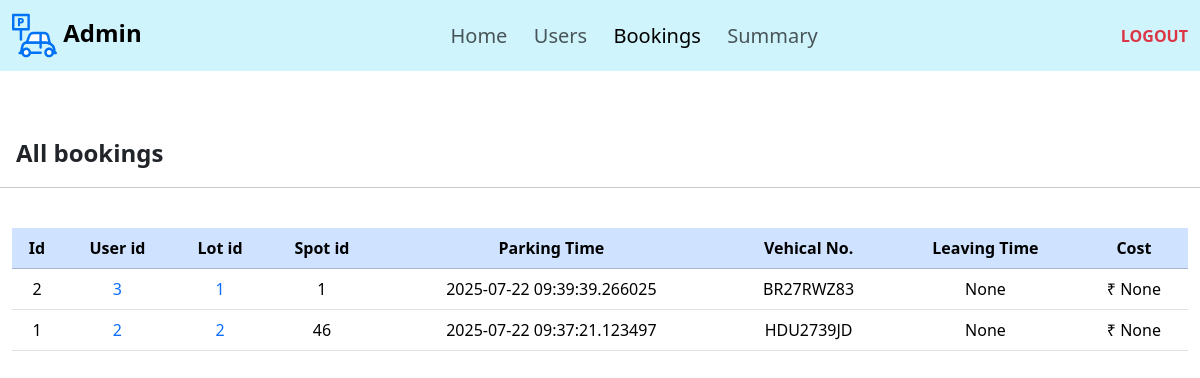
The page /bookings (signed in) on the database its author committed.
### application/models.py (models this page shows)
class Booking(db.Model):
    id = db.Column(db.Integer(), primary_key=True, autoincrement=True)
    user_id = db.Column(db.Integer(), db.ForeignKey('user.id'), nullable=False)
    lot_id = db.Column(db.Integer(), db.ForeignKey('parking_lot.id'), nullable=True)
    spot_id = db.Column(db.Integer(), db.ForeignKey('parking_spot.id'), nullable=True)
    parking = db.Column(db.DateTime(), nullable=False)
    leaving = db.Column(db.DateTime(), nullable=True)
    vehicle_no = db.Column(db.String(), nullable=False)
    cost = db.Column(db.Integer(), nullable= True)
    price = db.Column(db.Integer(),nullable=False)

### application/controllers.py (the view)
@app.route('/bookings', methods=["GET","POST"])
def bookings():
    if 'user' not in session:
        return redirect(url_for('login'))
    u=User.query.get(session['user'])
    if u.is_admin==True:
        b=reversed(Booking.query.order_by(Booking.parking).all())
        return render_template('bookings.html', bookings=b)
    return redirect(url_for('user'))

### templates/bookings.html (shortened to what this page needs)
{% extends 'template.jinja' %}
{% block body %}
    <nav class="navbar navbar-expand-lg bg-info-subtle">
    <div class="container-fluid">
        <a class="navbar-brand fs-4" href="/"><img src="/static/parking.svg" width="45" height="45"
                alt="ParkHere"><strong>&nbsp;Admin</strong></a>
        <div class="collapse navbar-collapse " id="navbarText">
            <ul class="navbar-nav m-auto mb-2 mb-lg-0">
                <li class="nav-item">
                    <a class="nav-link fs-5" aria-current="page" href="/admin">Home&nbsp;&nbsp;</a>
                </li>
                <li class="nav-item">
                    <a class="nav-link fs-5 " aria-current="page" href="/users">Users&nbsp;&nbsp;</a>
                </li>
                <li class="nav-item">
                    <a class="nav-link fs-5 active" aria-current="page" href="/bookings">Bookings&nbsp;&nbsp;</a>
                </li>
                <li class="nav-item">
                    <a class="nav-link fs-5" aria-current="page" href="/summary">Summary&nbsp;&nbsp;</a>
                </li>
            </ul>
            <span class="navbar-text">
                <a class="link-danger link-underline-opacity-0" href="/logout"><b>LOGOUT</b></a>
            </span>
        </div>
    </div>
</nav>
<br><br>
<div class="container-fluid">
    <div class="row fs-4 mb-4">
        <div class="col p-3"><b>All bookings</b></div>
        <hr>
    </div>
</div>
<div class="container-fluid text-center">
    <table class="table">
        <thead class="table-primary">
            <th>Id</th>
            <th>User id</th>
            <th>Lot id</th>
            <th>Spot id</th>
            <th>Parking Time</th>
            <th>Vehical No.</th>
            <th>Leaving Time</th>
            <th>Cost</th>
        </thead>
        <tbody>
            {% for b in bookings %}
            <tr>
                <td>{{b.id}}</td>
                <td><a class="link-primary link-underline-opacity-0" href="/users/{{b.user_id}}">{{b.user_id}}</a></td>
                {%if b.lot_id%}
                <td><a class="link-primary link-underline-opacity-0" href="/editlot/{{b.lot_id}}">{{b.lot_id}}</a></td>
                {%else%}
                <td>Removed</td>
                {%endif%}
                <td>{{b.spot_id}}</td>
                <td>{{b.parking}}</td>
                <td>{{b.vehicle_no}}</td>
                <td>{{b.leaving}}</td>
                <td>₹ {{b.cost}}</td>
            </tr>
            {% endfor %}
        </tbody>
    </table>
</div>
{% endblock %}

### rows shown on the page
Booking: id "2", user_id "3", lot_id "1", spot_id "1", parking "2025-07-22 09:39:39.266025", vehicle_no "BR27RWZ83", leaving "None", cost "None"
Booking: id "1", user_id "2", lot_id "2", spot_id "46", parking "2025-07-22 09:37:21.123497", vehicle_no "HDU2739JD", leaving "None", cost "None"
